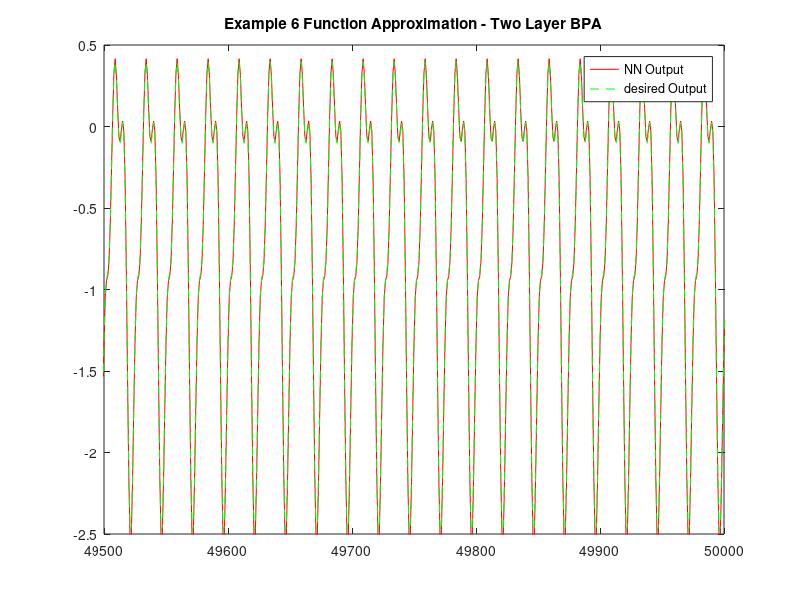
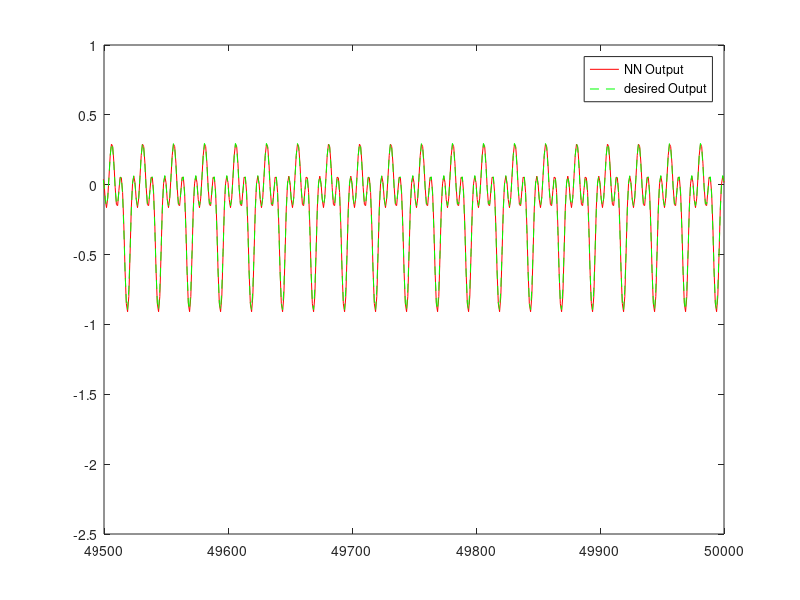

Here is the MATLAB script that generated these plots, in order:
clc;
close all;
clear all;

a = 2; b =1;
m0 = 1;
m1 = 20;
m2 = 10;
m3 = 1;
w1 = 0.1*rand(m1,m0+1);%20 x 2
w2 = 0.1*rand(m2,m1+1);%10 x 21
w3 = 0.1*rand(m3,m2+1);%1 x 11
eta1=0.01;
y=0;
yp=0;

for k = 1:1:50000
        u_k=sin(2*pi*k/25);
        p = [1;u_k];
        
        %FORWARD PASS
        v1 = w1*p;%20 x 1 
        phi_v1 = a*tanh(b*v1); %20 x 1
        y1_k = [1 ; phi_v1];%21 x 1
        v2 = w2*y1_k; %10 x 1
        phi_v2 = a*tanh(b*v2);
        %linear activation function
        y2_k = [1 ; phi_v2];%11 x 1
        v3 = w3*y2_k; %1 x 1
        y3 = v3 ;
        N_u(k)=y3;
        f_u(k)=(u_k-0.8).*u_k.*(u_k+0.5);
        y=[y;0.8*y(end)+f_u(k)];
        yp=[yp;0.8*yp(end)+y3];
        
        er=y(end)-yp(end);
        
        phi_v3_diff = (1);
        phi_v2_diff = (a/b)*(a^2 - phi_v2.^2); %10 x 1
        phi_v1_diff = (a/b)*(a^2 - phi_v1.^2); % 20 x 1
        %BACKWARD PASS
    
        delta3 = er.*phi_v3_diff; % 1 x 1   
        delta_w3 = eta1.*delta3*(y2_k)'; % 1 x 11
        delta2 = (w3(2:length(w3))'.*delta3).*(phi_v2_diff); 
        delta_w2 = eta1.*delta2*(y1_k)';
        delta1 = (w2(:,2:length(w2))'*delta2).*(phi_v1_diff);
        delta_w1 = eta1.*delta1*(p)';
      
        %WEIGHT UPDATION
        
        w1 = w1 + delta_w1;
        w2 = w2 + delta_w2;
        w3 = w3 + delta_w3;
         
        
end



figure;
K=1:50001;
plot(K,yp,'-r',K,y,'--g');
legend('NN Output', 'desired Output');
axis([49500 50000 -2.5 0.5]);
title('Example 6 Function Approximation - Two Layer BPA');

figure;
K=1:50000;
plot(K,N_u,'-r',K,f_u,'--g');
axis([49500 50000 -2.5 1]);
legend('NN Output', 'desired Output');

g=var(yp(3:end)-y(3:end));
h=var(yp(3:end));
perf=(1-(g/h))*100;
disp(perf)
mse = sum((yp(3:end)-y(3:end)).^2)/(length(yp(3:end)));
disp(mse);


% %Testing
% u=-1:0.1:1;
% f=(u-0.8).*u.*(u+0.5);
% length(u)
% for k = 1:length(u)
%         p = [1;u(k)];
%         
%         %FORWARD PASS
%         v1 = w1*p;%20 x 1 
%         phi_v1 = a*tanh(b*v1); %20 x 1
%         y1_k = [1 ; phi_v1];%21 x 1
%         v2 = w2*y1_k; %10 x 1
%         phi_v2 = a*tanh(b*v2);
%         %linear activation function
%         y2_k = [1 ; phi_v2];%11 x 1
%         v3 = w3*y2_k; %1 x 1
%         nn(k)=v3;
% end
% figure;
% size(u);
% size(nn);
% size(f);
% plot(u,nn,'-r',u,f,'--g');
% legend('Neural Network Output', 'Desired Output');
